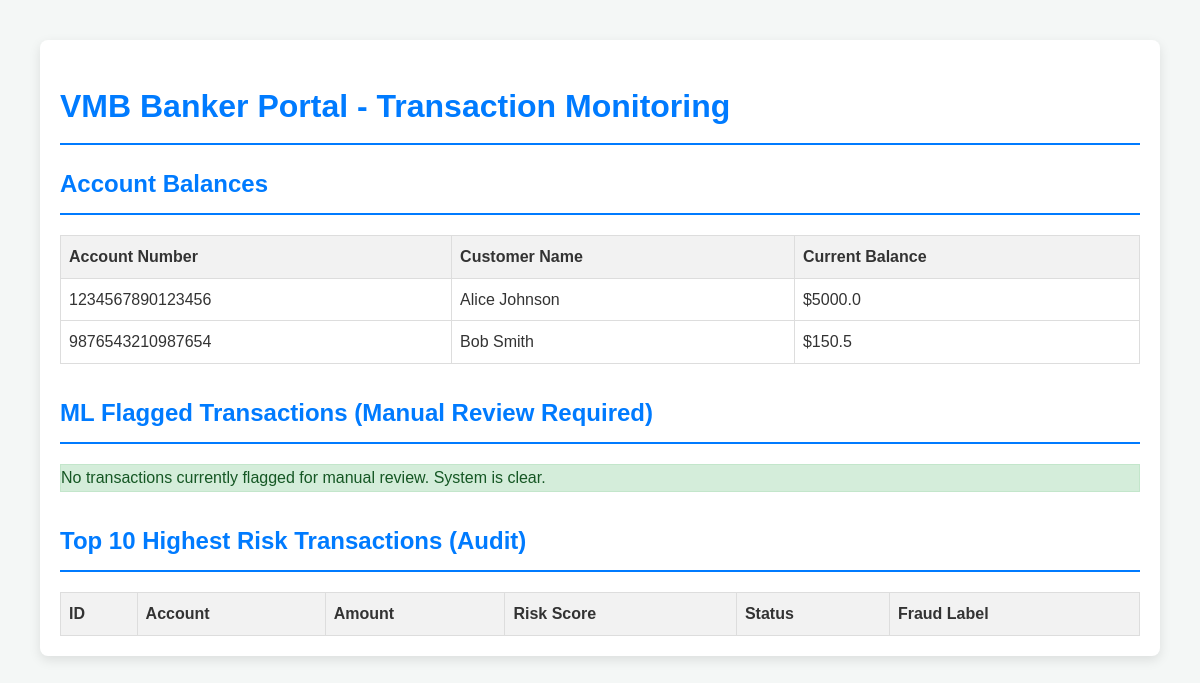
Page /banker_portal on the earlier database version.
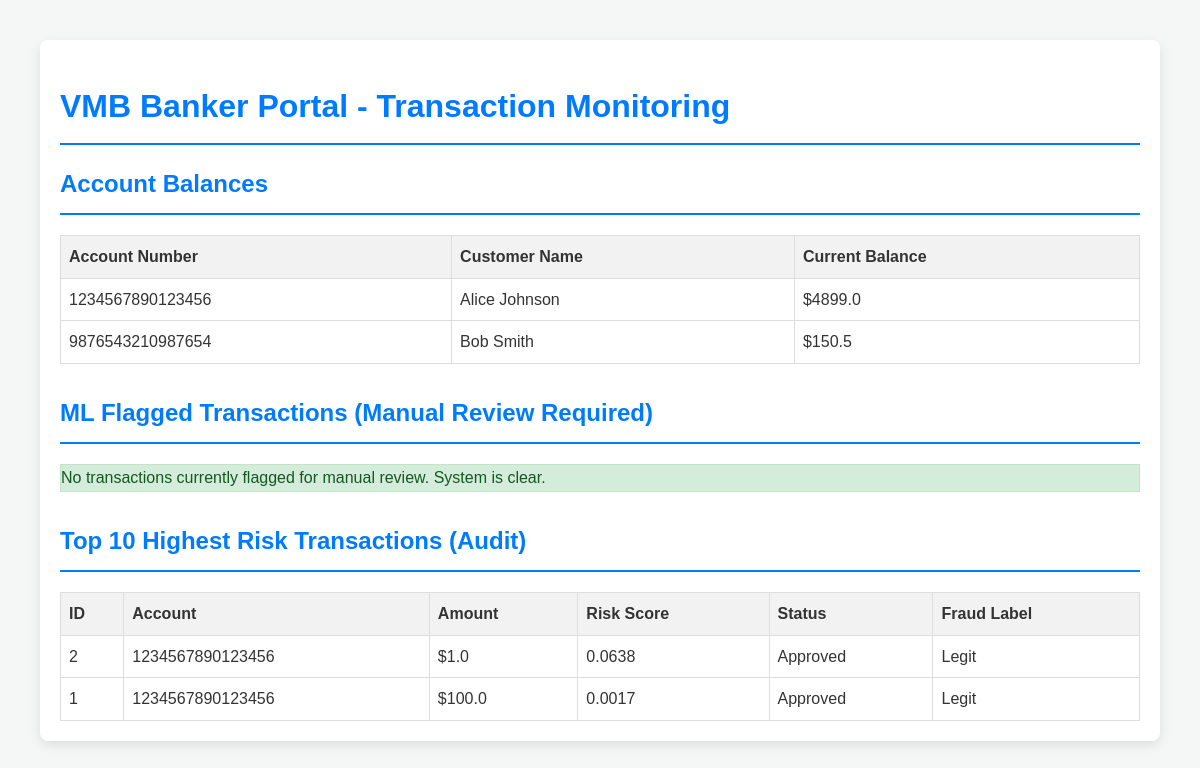
Same page on the later database version.
### tables this page shows
CREATE TABLE accounts (
    id INTEGER PRIMARY KEY AUTOINCREMENT,
    account_number TEXT NOT NULL UNIQUE,
    current_balance REAL NOT NULL,
    customer_name TEXT NOT NULL
);

CREATE TABLE transactions (
    id INTEGER PRIMARY KEY AUTOINCREMENT,
    account_number TEXT NOT NULL,
    amount REAL NOT NULL,
    payment_method TEXT NOT NULL,
    timestamp TEXT NOT NULL,
    status TEXT NOT NULL, -- 'Approved', 'Denied', 'Flagged'
    risk_score REAL NOT NULL,
    is_fraud INTEGER NOT NULL DEFAULT 0, -- 0 for legitimate, 1 for actual fraud (used for model training)
    FOREIGN KEY(account_number) REFERENCES accounts(account_number)
);

### app.py (the view)
@app.route('/banker_portal')
def banker_portal():
    conn = get_db_connection()
    flagged_txns = conn.execute('''SELECT * FROM transactions
                                   WHERE status = 'Flagged' ORDER BY risk_score DESC''').fetchall()
    high_risk_txns = conn.execute('''SELECT * FROM transactions
                                     ORDER BY risk_score DESC LIMIT 10''').fetchall()
    accounts = conn.execute('SELECT * FROM accounts').fetchall()
    conn.close()
    response = make_response(render_template('banker_portal.html',
                                             flagged_txns=flagged_txns,
                                             high_risk_txns=high_risk_txns,
                                             accounts=accounts))
    response.headers['Cache-Control'] = 'no-store, no-cache, must-revalidate, max-age=0'
    response.headers['Pragma'] = 'no-cache'
    response.headers['Expires'] = '0'
    return response

### app.py (called while the page is built)
def get_db_connection():
    conn = sqlite3.connect('vmb_gateway.db')
    conn.row_factory = sqlite3.Row
    return conn

### templates/banker_portal.html (shortened to what this page needs)
<!DOCTYPE html>
<html lang="en">
<head>
<link rel="stylesheet" href="/static/style.css">
</head>
<body>
    <div class="container">
        <h1>VMB Banker Portal - Transaction Monitoring</h1>
        <h2>Account Balances</h2>
        <table>
            <thead>
                <tr><th>Account Number</th><th>Customer Name</th><th>Current Balance</th></tr>
            </thead>
            <tbody>
                {% for account in accounts %}
                <tr>
                    <td>{{ account.account_number }}</td>
                    <td>{{ account.customer_name }}</td>
                    <td>${{ account.current_balance | round(2) }}</td>
                </tr>
                {% endfor %}
            </tbody>
        </table>
        <h2 style="margin-top: 30px;">ML Flagged Transactions (Manual Review Required)</h2>
        {% if flagged_txns %}
        <table>
            <thead>
                <tr>
                    <th>ID</th><th>Account</th><th>Amount</th><th>Method</th><th>Timestamp</th>
                    <th>Status</th><th>Risk Score</th><th>Action</th>
                </tr>
            </thead>
            <tbody>
                {% for txn in flagged_txns %}
                <tr class="flagged">
                    <td>{{ txn.id }}</td>
                    <td>{{ txn.account_number }}</td>
                    <td>${{ txn.amount | round(2) }}</td>
                    <td>{{ txn.payment_method }}</td>
                    <td>{{ txn.timestamp.split('T')[0] }}</td>
                    <td>{{ txn.status }}</td>
                    <td>{{ txn.risk_score | round(4) }}</td>
                    <td><button onclick="alert('Approving TXN {{ txn.id }}...')">Approve/Debit</button></td>
                </tr>
                {% endfor %}
            </tbody>
        </table>
        {% else %}
        <p class="success">No transactions currently flagged for manual review. System is clear.</p>
        {% endif %}
        <h2 style="margin-top: 30px;">Top 10 Highest Risk Transactions (Audit)</h2>
        <table>
            <thead>
                <tr>
                    <th>ID</th><th>Account</th><th>Amount</th><th>Risk Score</th>
                    <th>Status</th><th>Fraud Label</th>
                </tr>
            </thead>
            <tbody>
                {% for txn in high_risk_txns %}
                <tr {% if txn.risk_score > 0.7 %}class="high-risk"{% endif %}>
                    <td>{{ txn.id }}</td>
                    <td>{{ txn.account_number }}</td>
                    <td>${{ txn.amount | round(2) }}</td>
                    <td>{{ txn.risk_score | round(4) }}</td>
                    <td>{{ txn.status }}</td>
                    <td>{{ 'FRAUD' if txn.is_fraud == 1 else 'Legit' }}</td>
                </tr>
                {% endfor %}
            </tbody>
        </table>
    </div>
</body>
</html>

### static/style.css (style rules this page uses)
body { font-family: Arial, sans-serif; background-color: #f4f7f6; color: #333; line-height: 1.6; margin: 0; padding: 0; }
.container { width: 90%; max-width: 1100px; margin: 40px auto; padding: 20px; background-color: #fff; border-radius: 8px; box-shadow: 0 4px 12px rgba(0, 0, 0, 0.1); }
h1, h2 { color: #007bff; border-bottom: 2px solid #007bff; padding-bottom: 10px; margin-bottom: 20px; }
.success { background-color: #d4edda; color: #155724; border: 1px solid #c3e6cb; }
table { width: 100%; border-collapse: collapse; margin-top: 10px; }
th, td { border: 1px solid #ddd; padding: 8px; text-align: left; }
th { background-color: #f2f2f2; }

Differences in the rows shown:
changed accounts "Alice Johnson": current_balance "5000.0" → "4899.0"
added transactions: id "2", account_number "1234567890123456", amount "1.0", risk_score "0.0638", status "Approved", is_fraud "Legit"
added transactions: id "1", account_number "1234567890123456", amount "100.0", risk_score "0.0017", status "Approved", is_fraud "Legit"
